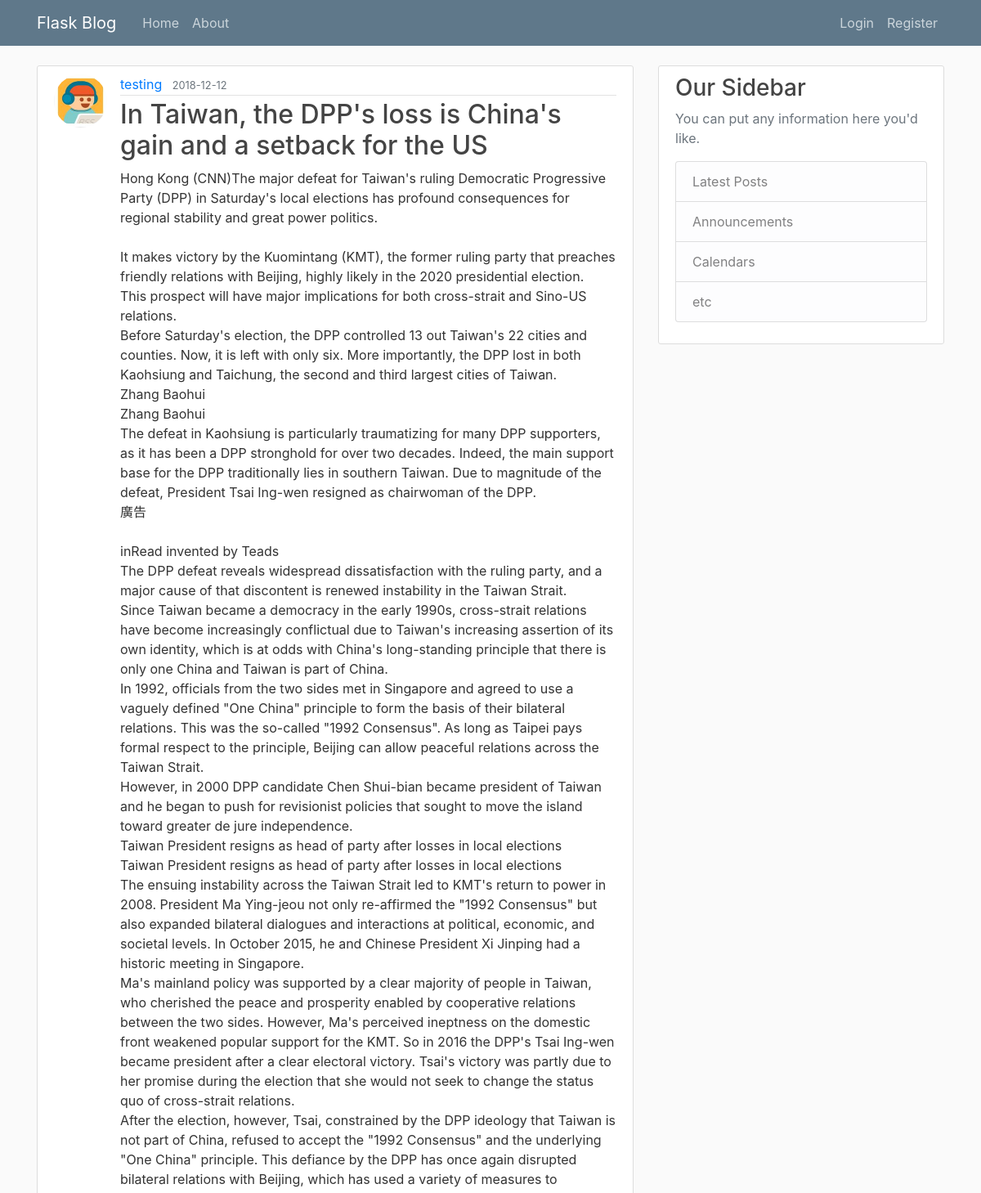
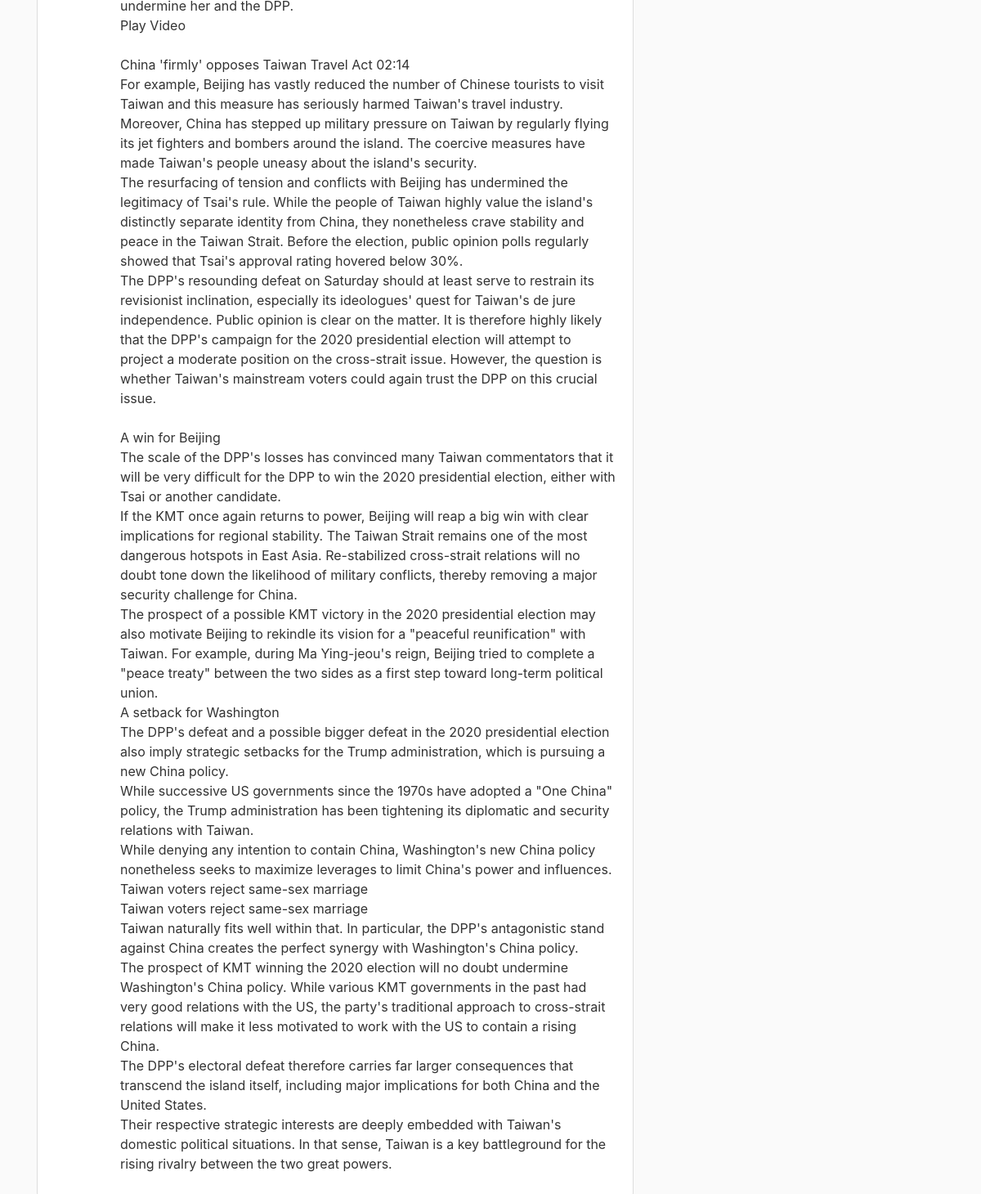
The page /post/12 on the database its author committed (2 pictures, top to bottom).
### flaskblog/models.py (models this page shows, shortened)
class User(db.Model, UserMixin):
    id = db.Column(db.Integer, primary_key=True)
    username = db.Column(db.String(20), unique=True, nullable=False)
    email = db.Column(db.String(120), unique=True, nullable=False)
    image_file = db.Column(db.String(20), nullable=False, default='default.jpg')
    password = db.Column(db.String(60), nullable=False)
    posts = db.relationship('Post', backref='author', lazy=True) # the string 'Post' refer to the class post

class Post(db.Model):
    id = db.Column(db.Integer, primary_key=True)
    title = db.Column(db.String(100) , nullable=False)
    date_posted = db.Column(db.DateTime, nullable=False, default=datetime.utcnow)
    content = db.Column(db.Text, nullable=False)
    user_id = db.Column(db.Integer, db.ForeignKey('user.id'), nullable=False) # what does the foreign Key dose?

### flaskblog/posts/routes.py (the view)
@posts.route('/post/<int:post_id>', methods=['GET', 'POST']) # the post_id is defined in the html.
def post(post_id):
    post = Post.query.get_or_404(post_id)
    return render_template('post.html', title=post.title, post=post)

### flaskblog/templates/post.html (shortened to what this page needs)
{% extends "layout.html"%}
{%block content%}
        <article class="media content-section">
          <img class="rounded-circle article-img"src="{{url_for('static', filename='profile_pic/'+ post.author.image_file) }}">
          <div class="media-body">
            <div class="article-metadata">
              <a class="mr-2" href="#">{{ post.author.username }}</a>
              <small class="text-muted">{{ post.date_posted.strftime('%Y-%m-%d') }}</small>
            </div>
            <h2><a class="article-title" href="#">{{ post.title }}</a></h2>
            <p class="article-content">{{ post.content }}</p>
          </div>
        </article>
{% endblock content%}

### flaskblog/static/main.css (style rules this page uses)
body { background: #fafafa; color: #333333; margin-top: 5rem; }
h1, h2, h3, h4, h5, h6 { color: #444444; }
.content-section { background: #ffffff; padding: 10px 20px; border: 1px solid #dddddd; border-radius: 3px; margin-bottom: 20px; }
.article-title { color: #444444; }
.article-content { white-space: pre-line; }
.article-img { height: 65px; width: 65px; margin-right: 16px; }
.article-metadata { padding-bottom: 1px; margin-bottom: 4px; border-bottom: 1px solid #e3e3e3 }

### rows shown on the page
User: image_file (picture), author.username "testing"
Post: date_posted "2018-12-12", title "In Taiwan, the DPP's loss is China's gain and a setback for the US", content "Hong Kong (CNN)The major defeat for Taiwan's ruling Democratic Progressive Party (DPP) in Saturday's local elections has profound consequences for regional stability and great power politics. It makes victory by the Kuomintang (KMT), the former ruling party that preaches friendly relations with Beijing, highly likely in the 2020 presidential election. This prospect will have major implications for both cross-strait and Sino-US relations. Before Saturday's election, the DPP controlled 13 out Taiwan's 22 cities and counties. Now, it is left with only six. More importantly, the DPP lost in both Kaohsiung and Taichung, the second and third largest cities of Taiwan. Zhang Baohui Zhang Baohui The…"
